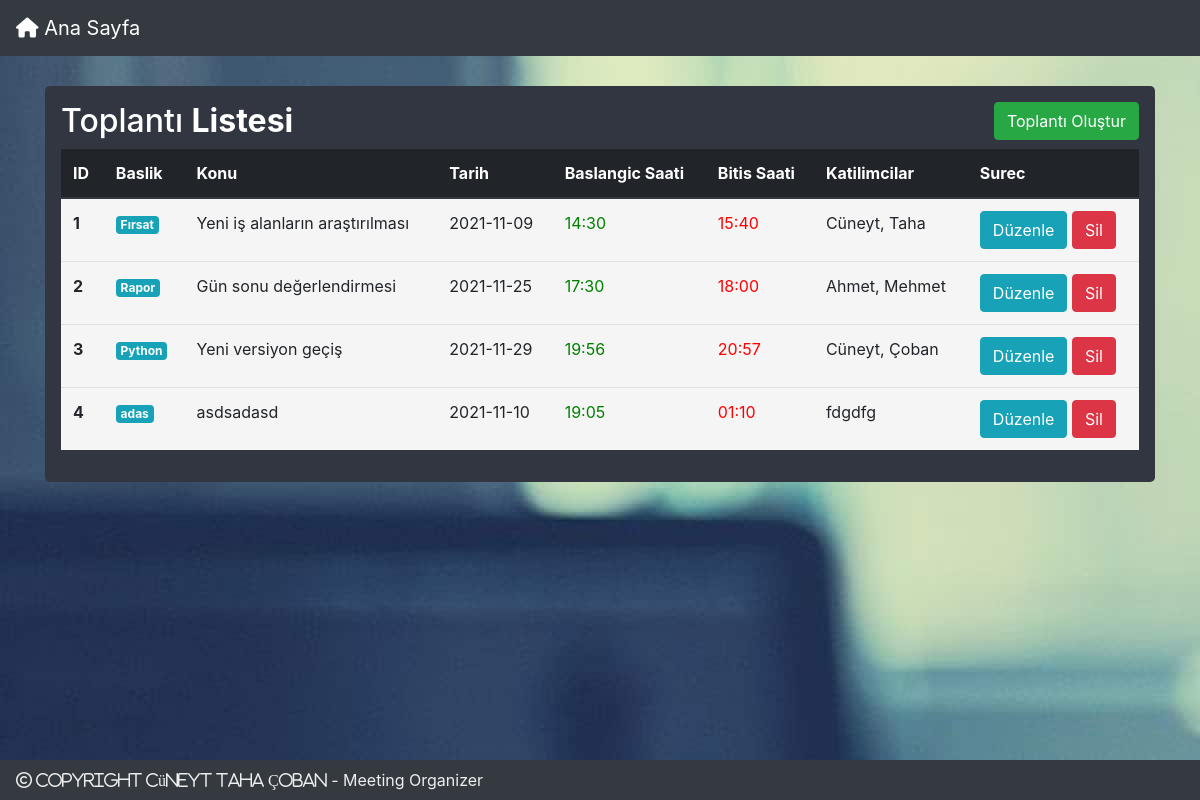
The app's page /, older data.
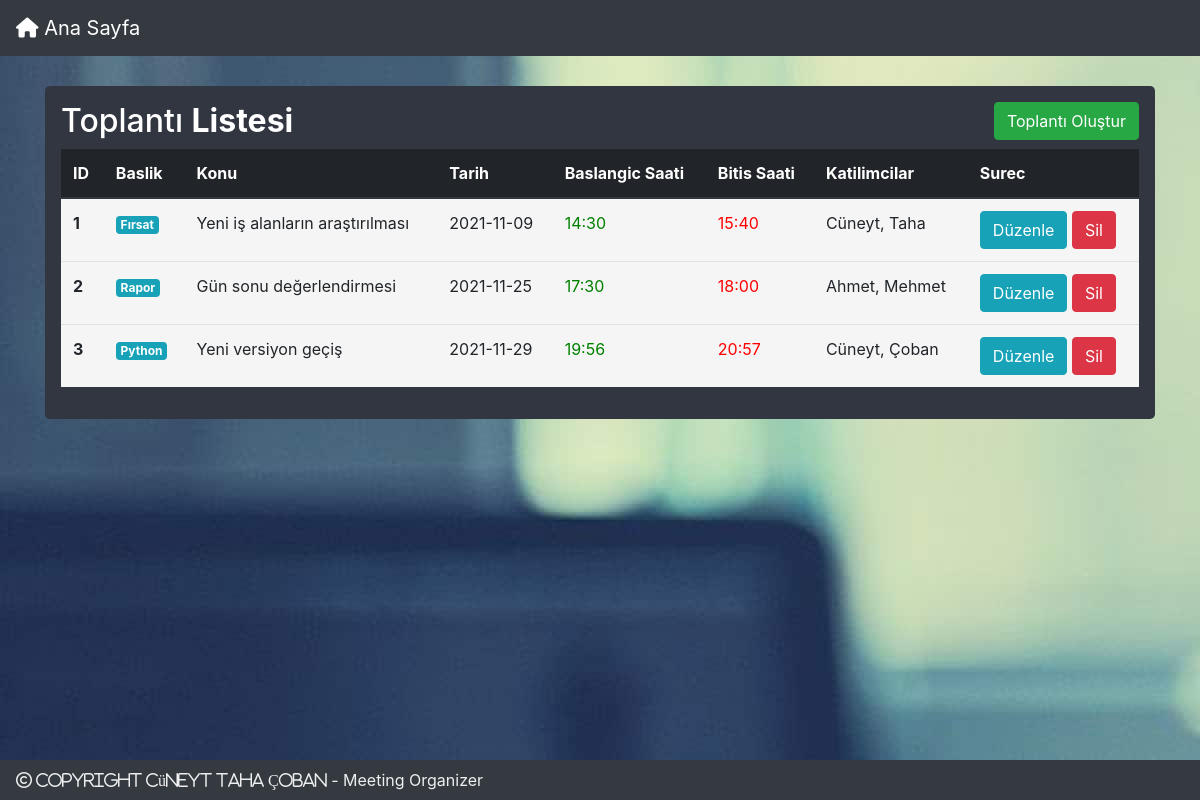
The same page, newer data.
### app.py (models this page shows, shortened)
class Meet(db.Model):
    __tablename__ = "meet"
    id = db.Column(db.Integer, primary_key=True, autoincrement=True)
    baslik = db.Column(db.String(80))
    konu = db.Column(db.Text)
    tarih = db.Column(db.Text)
    baslangic_saati = db.Column(db.Text)
    bitis_saati = db.Column(db.Text)
    katilimcilar = db.Column(db.Text)

### app.py (the view)
@app.route('/')
def index():
    meets = Meet.query.all()
    return render_template("index.html", meets=meets)

### templates/index.html (shortened to what this page needs)
{% extends "layout.html" %}
{% block body %}
<div class="container">
    <div class="row">
        <div class="col md-12">
            <div class="jumbotron p-3" style="background-color: #323641; margin-top: 30px;">
                <h2 style="color:white">Toplantı <b style="color:white">Listesi </b> <button type="button"
                        class="btn btn-success float-right" data-toggle="modal" data-target="#modaladd">Toplantı
                        Oluştur</button> </h2>
                {% if meets == [] %}
                <div class="alert alert-warning" role="alert">
                    Toplantı Listesinde Hiç Toplantı Bulunmuyor!
                </div>
                {% else %}
                <table class="table">
                    <thead class="thead-dark">
                        <tr>
                            <th scope="col">ID</th>
                            <th scope="col">Baslik</th>
                            <th scope="col">Konu</th>
                            <th scope="col">Tarih</th>
                            <th scope="col">Baslangic Saati</th>
                            <th scope="col">Bitis Saati</th>
                            <th scope="col">Katilimcilar</th>
                            <th scope="col">Surec</th>
                        </tr>
                    </thead>
                    <tbody>
                        {% for i in meets %}
                        <tr>
                            <th style="background-color:rgb(245,245,245);" scope="row">{{ i.id }}</th>
                            <td style="background-color:rgb(245,245,245);"><a href="/update" data-toggle="modal"
                                    data-target="#modaledit{{i.id}}"><span class="badge badge-info">{{
                                        i.baslik }}</span></a></td>
                            <td style="background-color:rgb(245,245,245);white-space: nowrap;
                            overflow: hidden;
                            text-overflow: ellipsis;
                            max-width: 300px;">{{ i.konu }}</td>
                            <td style="background-color:rgb(245,245,245);">{{i.tarih}}</td>
                            <td style="background-color:rgb(245,245,245);color:green;">{{ i.baslangic_saati }}</td>
                            <td style="background-color:rgb(245,245,245);color:red;">{{ i.bitis_saati }}</td>
                            <td style="background-color:rgb(245,245,245);white-space: nowrap;
                            overflow: hidden;
                            text-overflow: ellipsis;
                            max-width: 300px;">{{ i.katilimcilar }}</td>
                            <td style="background-color:rgb(245,245,245);">
                                <a href="/update" class="btn btn-info" data-toggle="modal"
                                    data-target="#modaledit{{i.id}}">Düzenle</a>
                                <a href="/delete/{{i.id}}" class="btn btn-danger btn-xs"
                                    onclick="return confirm('Silmek istediğinizden emin misiniz ?')">Sil</a>
                            </td>
                        </tr>
                        <div id="modaledit{{i.id}}" class="modal fade" role="dialog">
                            {% endfor %}
                        </div>
                    </tbody>
                </table>
                {% endif %}
            </div>
        </div>
    </div>
</div>
{% endblock %}

Row changes from the older to the newer data that the page shows:
removed Meet: id "4", baslik "adas", konu "asdsadasd", tarih "2021-11-10", baslangic_saati "19:05", bitis_saati "01:10", katilimcilar "fdgdfg"
